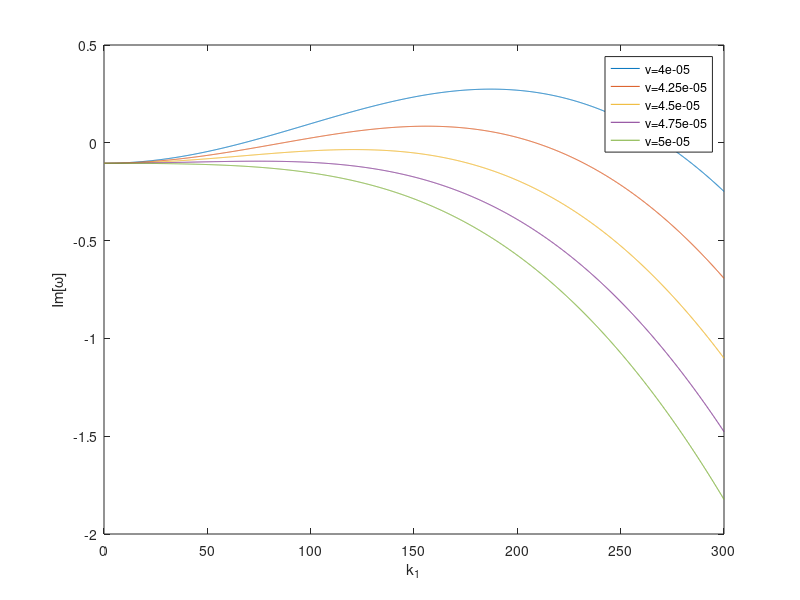

Recreate this plot in MATLAB.
clc
clear
figure()
NUM=5;
NU=linspace(40e-6,50e-6,NUM);

NUMKB=1;
KB=linspace(1,2,NUMKB);
for kb=1:NUMKB
    pd=[]; % pd and z are used to find zero points under dif conditions
    z=1;
    for m=1:NUM
        %nu=50e-6;%kinematic viscosity \nu=\mu/\rho
        nu=NU(m);
        g=9.8;
        sc=deg2rad(30);
        rint=2.5e-3;
        q0=3e-5/(2*pi);
        aint=30*rint;

        hs=((3*nu*q0/(g*sin(sc)))*(1/aint))^(1/3);
        us=(1/3)*(g*sin(sc)/nu)*(hs)^2;
        Ys=3*nu/(hs)^2;
        h2=aint*cos(sc);

        D=us;
        E=hs;
        F=cos(sc);
        G=g;
        H=1/h2;
        P=0;
        Q=6*nu/(hs)^3;

        %Y=-Ys;
        N1=2000;

        A=linspace(0,300,N1);
        B=KB(kb) ;
        %x1=[];
        for j=1:N1
                Y=-Ys.*(1+(hs.^2).*((A(j))^2+(H^2)*(B)^2));
                SQRT=sqrt(Y^2-4*E*F*G*(B)^2*H^2-4i*D*E*Q*A(j)-4*E*F*G*(A(j))^2);
                %x1(j)=Y/2-real(SQRT)/2;
                x2(j)=Y/2+real(SQRT)/2;
        end
        %x1=Y/2-real(SQRT)/2;
        %x2=Y/2+real(SQRT)/2;

        % plot for IM\omega - k
        strB{m}=['\nu=',num2str(nu)];

        plot(A,x2)
        xlabel('k_1')
        ylabel('Im[\omega]')
        legend(strB)
        hold on



    end


end
